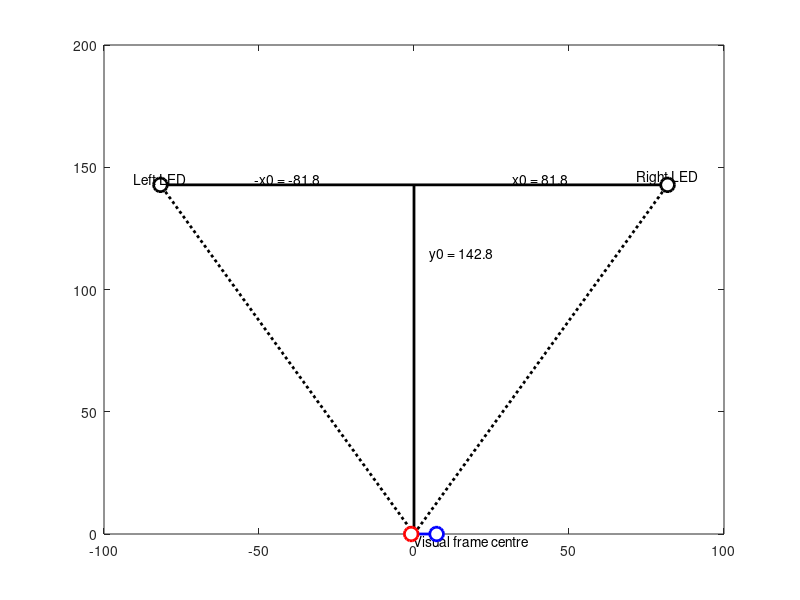

This figure's MATLAB source: (Note: this script raises an error after producing the figure.)
function [x,y] = pa_viscenter(xleft,xright)

close all
%% Intialization
%% BB Left eye  2012-10-23
if nargin<1
	xleft = -7.75;
	xright = 1.1;
end
y0 = 142.65; % distance centre wall - centre hoop

%% MW Left eye 2012-10-29
if nargin<1
	xleft = -(15-7.9);
	xright = 16.35-15;
end
y0 = 142.8; % distance centre wall - centre hoop

%% MW Right eye  2012-10-29
if nargin<1
	xleft = -(15-14.1);
	xright = 22.3-15;
end
y0 = 142.8; % distance centre wall - centre hoop

x0 = 81.8; % distance right wall-speaker - centre wall
% soscastoa

%% Hoop-wall
plot([0,0],[0,y0],'k-','LineWidth',2);
hold on
str = ['y0 = ' num2str(y0)];
text(5,y0/5*4,str);
text(0,0,'Visual frame centre','VerticalAlignment','top');

%% R-LED
plot([0,x0],[0,y0],'k:','LineWidth',2);
plot([0,x0],[y0,y0],'k-','LineWidth',2);
str = ['x0 = ' num2str(x0)];
text(x0/2,y0,str,'VerticalAlignment','bottom','HorizontalAlignment','center');
text(x0,y0,'Right LED','VerticalAlignment','bottom','HorizontalAlignment','center');
plot(x0,y0,'ko','LineWidth',2,'MarkerFaceColor','w','MarkerSize',10);

%% L_LED
plot([0,-x0],[0,y0],'k:','LineWidth',2);
plot([0,-x0],[y0,y0],'k-','LineWidth',2);
plot(-x0,y0,'ko','LineWidth',2,'MarkerFaceColor','w','MarkerSize',10);
str = ['-x0 = ' num2str(-x0)];
text(-x0/2,y0,str,'VerticalAlignment','bottom','HorizontalAlignment','center');
text(-x0,y0,'Left LED','VerticalAlignment','bottom','HorizontalAlignment','center');

%%
plot([xleft 0],[0 0],'r-','LineWidth',2);
plot([0 xright],[0 0],'b-','LineWidth',2);

plot(xleft,0,'ro','LineWidth',2,'MarkerFaceColor','w','MarkerSize',10);
plot(xright,0,'bo','LineWidth',2,'MarkerFaceColor','w','MarkerSize',10);

%% Calculon
% right
x = [xleft -x0; 1 1]';
y = [0 y0]';
betaright = x\y;
h = pa_regline(betaright([2 1]),'b--'); set(h,'LineWidth',2);

x = [xright x0; 1 1]';
y = [0 y0]';
betaleft = x\y
h = pa_regline(betaleft([2 1]),'r--'); set(h,'LineWidth',2);

%% Snijpunt
% ya-yb = 0;
% a*x+b-c*x-d=0
% (a-c)*x=(d-b)
% x = (d-b)/(a-c)
x = (betaleft(2)-betaright(2))./(betaright(1)-betaleft(1));
y = betaright(1)*x+betaright(2)
% keyboard
% axis off
plot(x,y,'ko','MarkerFaceColor','w','LineWidth',2,'MarkerSize',15);
y2 = 160-(y0-y);
str = ['[x,y] = [' num2str(x,3) ',' num2str(y2,3) '] cm'];
text(x,y-10,str,'LineWidth',2,'FontSize',20,'VerticalAlignment','top','HorizontalAlignment','center')
y = y2;

%%
axis equal;
ax =  [-169.5000  169.5000  -20.0000  180.0000]
axis(ax);
axis off

%% Print
pa_datadir;
print('-depsc','-painter',[mfilename '2']);
